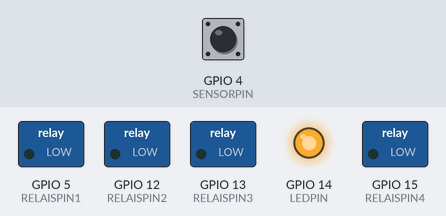
A sketch run on a simulated ESP8266 (NodeMCU). Shown: switched loads named in the sketch (green lamp = pin HIGH), output pins drawn as LEDs (lit = HIGH). Inputs (shaded band) come from the test bench; at power-on: GPIO 4 (SENSORPIN) HIGH. WiFi joins after 1.5 s; servers stay silent unless stated; what the sketch prints to the serial monitor is not drawn.

Above: at 0.1 s.
At 2.7 s:
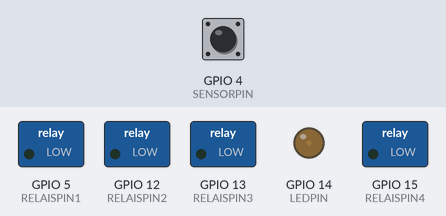
2.8 s: GPIO 4 (SENSORPIN) pulsed LOW 2 times (0.12 s each, 0.3 s apart)
At 7.42 s:
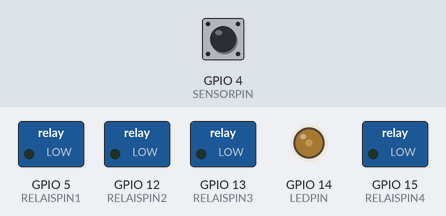
Timing chart, 0 to 20.5 s (numbered marks = the images above; inputs shaded):
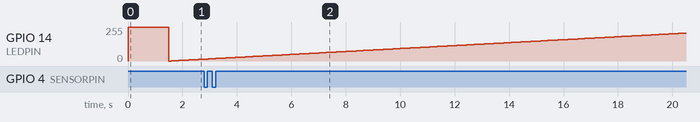

The sketch:

bureau.ino
```cpp
#include <ESP8266WiFi.h>
#include <ESP8266WebServer.h>

#include <WiFiUdp.h>
#include <WiFiClient.h>

#include <OneWire.h>
#include <DallasTemperature.h>

#define SENSORPIN 4
#define RELAISPIN1 05
#define RELAISPIN2 12
#define RELAISPIN3 13
#define RELAISPIN4 15

const char* ssid     = "SmitsSmit";
const char* password = "";

const int   LEDPIN = 14;
unsigned long begin;

// -- debouncing
long debouncing_time = 15; //Debouncing Time in Milliseconds
volatile unsigned long last_micros;

ESP8266WebServer server(80);

void udpSendMsg(String deStatus, boolean sendHTTP = false) {
  WiFiUDP Udp;
  byte broadcastIp[] = { 255, 255, 255, 255 };

  if (sendHTTP) {
    server.send(200, "text/plain", deStatus);
  }
  /*
    udp.beginPacketMulticast(addr, port, WiFi.localIP());
  */
  Udp.beginPacket(broadcastIp, 5005);
  Udp.print(deStatus);
  Udp.endPacket();
}

void handleRoot(void) {
  server.send(200, "text/plain", "Hallo, bureau hier");
}

void setup(void)
{
  Serial.begin(115200);
  begin = millis();

  pinMode(RELAISPIN1, OUTPUT);
  // digitalWrite(RELAISPIN1, HIGH);

  pinMode(RELAISPIN2, OUTPUT);
  // digitalWrite(RELAISPIN2, HIGH);

  pinMode(RELAISPIN3, OUTPUT);
  // digitalWrite(RELAISPIN3, HIGH);

  pinMode(RELAISPIN4, OUTPUT);

  pinMode(SENSORPIN, INPUT_PULLUP);
  attachInterrupt(SENSORPIN, deDeur, CHANGE);

  pinMode(  LEDPIN, OUTPUT);
  digitalWrite(LEDPIN, HIGH);

  WiFi.hostname("bureau");
  WiFi.mode(WIFI_STA);
  WiFi.begin(ssid, password);

  // Wait for connection
  Serial.print("\n\r \n\rWorking to connect");
  while (WiFi.status() != WL_CONNECTED) {
    delay(500);
    Serial.print(".");
  }
  serialWifiStatus();

  server.on("/", handleRoot );

  server.on("/status", []() {
    udpSendMsg(getStatus(), true);
  });

  server.on("/aan:1", []() {
    digitalWrite(RELAISPIN1, HIGH);
    udpSendMsg(getStatus(), true);
  });

  server.on("/aan:2", []() {
    digitalWrite(RELAISPIN2, HIGH);
    udpSendMsg(getStatus(), true);
  });

  server.on("/aan:3", []() {
    digitalWrite(RELAISPIN3, HIGH);
    udpSendMsg(getStatus(), true);
  });

  server.on("/aan:4", []() {
    digitalWrite(RELAISPIN3, HIGH);
    udpSendMsg(getStatus(), true);
  });

  server.on("/uit:1", []() {
    digitalWrite(RELAISPIN1, LOW);
    udpSendMsg(getStatus(), true);
  });

  server.on("/uit:2", []() {
    digitalWrite(RELAISPIN2, LOW);
    udpSendMsg(getStatus(), true);
  });

  server.on("/uit:3", []() {
    digitalWrite(RELAISPIN3, LOW);
    udpSendMsg(getStatus(), true);
  });

  server.on("/uit:4", []() {
    digitalWrite(RELAISPIN2, LOW);
    udpSendMsg(getStatus(), true);
  });

  server.begin();
  Serial.println("HTTP server started");

  digitalWrite(LEDPIN, LOW);
}

void loop(void) {
  server.handleClient();
   if (WiFi.status() == WL_DISCONNECTED) { ESP.reset(); }
  /*
    if (( millis() - begin) > (3600000) ) {
    begin = millis();
    //  3600000 ms in an hour, 86400000 ms in a day
    udpSendMsg("Tuinhuis reset now", false);
    delay(300);
    ESP.restart();
    }
  */
  analogWrite(  LEDPIN, teller() );
}

int teller() {
  static int pwm = 0;
  static int plusmin = 1;

  if (pwm >= 102400) {
    plusmin = -1;
  }
  else if (pwm <= 10) {
    plusmin = 1;
  }

  pwm += plusmin;
  return  (int) pwm / 100;
}

void deDeur(void) {
  static int vorige;
  int huidig;

  if ((long)(micros() - last_micros) >= debouncing_time * 1000) {
    last_micros = micros();
    huidig = digitalRead(SENSORPIN);
    if (vorige != huidig) {
      vorige = huidig;
      Serial.println("Sensor...");
      udpSendMsg(getStatus(), false);
    }
  }
}

String getStatus(void) {
  String statusTekst = "";

  statusTekst  = "{\"naam\":";
  statusTekst += "\"bureau\"";
  statusTekst += ",\"ip\":";
  statusTekst += "\"" + WiFi.localIP().toString() + "\"";
  statusTekst += ",\"deur\":";
  statusTekst += digitalRead(SENSORPIN);
  statusTekst += ",\"aanuit1\":";
  statusTekst += digitalRead(RELAISPIN1);
  statusTekst += ",\"aanuit2\":";
  statusTekst += digitalRead(RELAISPIN2);
  statusTekst += ",\"aanuit3\":";
  statusTekst += digitalRead(RELAISPIN3);
  statusTekst += ",\"aanuit4\":";
  statusTekst += digitalRead(RELAISPIN4);
  statusTekst += "}";

  return statusTekst;
}

void serialWifiStatus(void) {
  Serial.println("");
  Serial.println("bureau");
  Serial.print("Connected to ");
  Serial.println(ssid);
  Serial.print("IP address: ");
  Serial.println(WiFi.localIP());
}
```
